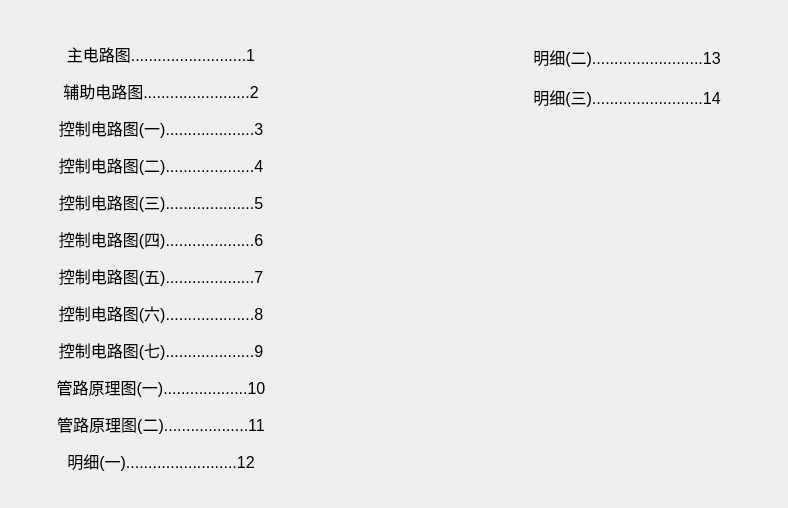
<?xml version="1.0" encoding="UTF-8"?>
<ui version="4.0">
 <class>SchematicDirectory</class>
 <widget class="QWidget" name="SchematicDirectory">
  <property name="geometry">
   <rect>
    <x>0</x>
    <y>0</y>
    <width>788</width>
    <height>508</height>
   </rect>
  </property>
  <property name="windowTitle">
   <string>Form</string>
  </property>
  <property name="styleSheet">
   <string notr="true">
QPushButton{
	background-color:transparent;
	font:75 16px;
	border:none;
}
QPushButton:focus{
	background-color:transparent;
	border:none;
}

</string>
  </property>
  <layout class="QGridLayout" name="gridLayout">
   <property name="margin">
    <number>0</number>
   </property>
   <property name="spacing">
    <number>0</number>
   </property>
   <item row="0" column="1">
    <spacer name="verticalSpacer_2">
     <property name="orientation">
      <enum>Qt::Vertical</enum>
     </property>
     <property name="sizeType">
      <enum>QSizePolicy::Minimum</enum>
     </property>
     <property name="sizeHint" stdset="0">
      <size>
       <width>20</width>
       <height>38</height>
      </size>
     </property>
    </spacer>
   </item>
   <item row="1" column="0">
    <spacer name="horizontalSpacer_2">
     <property name="orientation">
      <enum>Qt::Horizontal</enum>
     </property>
     <property name="sizeType">
      <enum>QSizePolicy::Minimum</enum>
     </property>
     <property name="sizeHint" stdset="0">
      <size>
       <width>12</width>
       <height>15</height>
      </size>
     </property>
    </spacer>
   </item>
   <item row="1" column="1">
    <layout class="QHBoxLayout" name="horizontalLayout">
     <property name="spacing">
      <number>0</number>
     </property>
     <item>
      <layout class="QVBoxLayout" name="verticalLayout">
       <property name="spacing">
        <number>5</number>
       </property>
       <item>
        <widget class="QPushButton" name="pbt_mainDiagram">
         <property name="sizePolicy">
          <sizepolicy hsizetype="Expanding" vsizetype="Expanding">
           <horstretch>0</horstretch>
           <verstretch>0</verstretch>
          </sizepolicy>
         </property>
         <property name="minimumSize">
          <size>
           <width>294</width>
           <height>32</height>
          </size>
         </property>
         <property name="maximumSize">
          <size>
           <width>294</width>
           <height>32</height>
          </size>
         </property>
         <property name="layoutDirection">
          <enum>Qt::LeftToRight</enum>
         </property>
         <property name="text">
          <string>主电路图..........................1</string>
         </property>
        </widget>
       </item>
       <item>
        <widget class="QPushButton" name="pbt_assistDiagram">
         <property name="sizePolicy">
          <sizepolicy hsizetype="Expanding" vsizetype="Expanding">
           <horstretch>0</horstretch>
           <verstretch>0</verstretch>
          </sizepolicy>
         </property>
         <property name="minimumSize">
          <size>
           <width>294</width>
           <height>32</height>
          </size>
         </property>
         <property name="maximumSize">
          <size>
           <width>294</width>
           <height>32</height>
          </size>
         </property>
         <property name="text">
          <string>辅助电路图........................2</string>
         </property>
        </widget>
       </item>
       <item>
        <widget class="QPushButton" name="pbt_ControlDiagramOne">
         <property name="sizePolicy">
          <sizepolicy hsizetype="Expanding" vsizetype="Expanding">
           <horstretch>0</horstretch>
           <verstretch>0</verstretch>
          </sizepolicy>
         </property>
         <property name="minimumSize">
          <size>
           <width>294</width>
           <height>32</height>
          </size>
         </property>
         <property name="maximumSize">
          <size>
           <width>294</width>
           <height>32</height>
          </size>
         </property>
         <property name="text">
          <string>控制电路图(一)....................3</string>
         </property>
        </widget>
       </item>
       <item>
        <widget class="QPushButton" name="pbt_ControlDiagramTwo">
         <property name="sizePolicy">
          <sizepolicy hsizetype="Expanding" vsizetype="Expanding">
           <horstretch>0</horstretch>
           <verstretch>0</verstretch>
          </sizepolicy>
         </property>
         <property name="minimumSize">
          <size>
           <width>294</width>
           <height>32</height>
          </size>
         </property>
         <property name="maximumSize">
          <size>
           <width>294</width>
           <height>32</height>
          </size>
         </property>
         <property name="text">
          <string>控制电路图(二)....................4</string>
         </property>
        </widget>
       </item>
       <item>
        <widget class="QPushButton" name="pbt_ControlDiagramThree">
         <property name="sizePolicy">
          <sizepolicy hsizetype="Expanding" vsizetype="Expanding">
           <horstretch>0</horstretch>
           <verstretch>0</verstretch>
          </sizepolicy>
         </property>
         <property name="minimumSize">
          <size>
           <width>294</width>
           <height>32</height>
          </size>
         </property>
         <property name="maximumSize">
          <size>
           <width>294</width>
           <height>32</height>
          </size>
         </property>
         <property name="text">
          <string>控制电路图(三)....................5</string>
         </property>
        </widget>
       </item>
       <item>
        <widget class="QPushButton" name="pbt_ControlDiagramFour">
         <property name="sizePolicy">
          <sizepolicy hsizetype="Expanding" vsizetype="Expanding">
           <horstretch>0</horstretch>
           <verstretch>0</verstretch>
          </sizepolicy>
         </property>
         <property name="minimumSize">
          <size>
           <width>294</width>
           <height>32</height>
          </size>
         </property>
         <property name="maximumSize">
          <size>
           <width>294</width>
           <height>32</height>
          </size>
         </property>
         <property name="text">
          <string>控制电路图(四)....................6</string>
         </property>
        </widget>
       </item>
       <item>
        <widget class="QPushButton" name="pbt_ControlDiagramFive">
         <property name="sizePolicy">
          <sizepolicy hsizetype="Expanding" vsizetype="Expanding">
           <horstretch>0</horstretch>
           <verstretch>0</verstretch>
          </sizepolicy>
         </property>
         <property name="minimumSize">
          <size>
           <width>294</width>
           <height>32</height>
          </size>
         </property>
         <property name="maximumSize">
          <size>
           <width>294</width>
           <height>32</height>
          </size>
         </property>
         <property name="text">
          <string>控制电路图(五)....................7</string>
         </property>
        </widget>
       </item>
       <item>
        <widget class="QPushButton" name="pbt_ControlDiagramSix">
         <property name="sizePolicy">
          <sizepolicy hsizetype="Expanding" vsizetype="Expanding">
           <horstretch>0</horstretch>
           <verstretch>0</verstretch>
          </sizepolicy>
         </property>
         <property name="minimumSize">
          <size>
           <width>294</width>
           <height>32</height>
          </size>
         </property>
         <property name="maximumSize">
          <size>
           <width>294</width>
           <height>32</height>
          </size>
         </property>
         <property name="text">
          <string>控制电路图(六)....................8</string>
         </property>
        </widget>
       </item>
       <item>
        <widget class="QPushButton" name="pbt_ControlDiagramSeven">
         <property name="sizePolicy">
          <sizepolicy hsizetype="Expanding" vsizetype="Expanding">
           <horstretch>0</horstretch>
           <verstretch>0</verstretch>
          </sizepolicy>
         </property>
         <property name="minimumSize">
          <size>
           <width>294</width>
           <height>32</height>
          </size>
         </property>
         <property name="maximumSize">
          <size>
           <width>294</width>
           <height>32</height>
          </size>
         </property>
         <property name="text">
          <string>控制电路图(七)....................9</string>
         </property>
        </widget>
       </item>
       <item>
        <widget class="QPushButton" name="pbt_ChannalDiagramOne">
         <property name="sizePolicy">
          <sizepolicy hsizetype="Expanding" vsizetype="Expanding">
           <horstretch>0</horstretch>
           <verstretch>0</verstretch>
          </sizepolicy>
         </property>
         <property name="minimumSize">
          <size>
           <width>294</width>
           <height>32</height>
          </size>
         </property>
         <property name="maximumSize">
          <size>
           <width>294</width>
           <height>32</height>
          </size>
         </property>
         <property name="text">
          <string>管路原理图(一)...................10</string>
         </property>
        </widget>
       </item>
       <item>
        <widget class="QPushButton" name="pbt_ChannalDiagramTwo">
         <property name="sizePolicy">
          <sizepolicy hsizetype="Expanding" vsizetype="Expanding">
           <horstretch>0</horstretch>
           <verstretch>0</verstretch>
          </sizepolicy>
         </property>
         <property name="minimumSize">
          <size>
           <width>294</width>
           <height>32</height>
          </size>
         </property>
         <property name="maximumSize">
          <size>
           <width>294</width>
           <height>32</height>
          </size>
         </property>
         <property name="text">
          <string>管路原理图(二)...................11</string>
         </property>
        </widget>
       </item>
       <item>
        <widget class="QPushButton" name="pbt_detailOne">
         <property name="sizePolicy">
          <sizepolicy hsizetype="Expanding" vsizetype="Expanding">
           <horstretch>0</horstretch>
           <verstretch>0</verstretch>
          </sizepolicy>
         </property>
         <property name="minimumSize">
          <size>
           <width>294</width>
           <height>32</height>
          </size>
         </property>
         <property name="maximumSize">
          <size>
           <width>294</width>
           <height>32</height>
          </size>
         </property>
         <property name="text">
          <string>明细(一).........................12</string>
         </property>
        </widget>
       </item>
      </layout>
     </item>
     <item>
      <spacer name="horizontalSpacer">
       <property name="orientation">
        <enum>Qt::Horizontal</enum>
       </property>
       <property name="sizeType">
        <enum>QSizePolicy::Minimum</enum>
       </property>
       <property name="sizeHint" stdset="0">
        <size>
         <width>170</width>
         <height>20</height>
        </size>
       </property>
      </spacer>
     </item>
     <item>
      <layout class="QVBoxLayout" name="verticalLayout_2">
       <property name="spacing">
        <number>5</number>
       </property>
       <item>
        <widget class="QPushButton" name="pbt_detailTwo">
         <property name="sizePolicy">
          <sizepolicy hsizetype="Expanding" vsizetype="Expanding">
           <horstretch>0</horstretch>
           <verstretch>0</verstretch>
          </sizepolicy>
         </property>
         <property name="minimumSize">
          <size>
           <width>294</width>
           <height>32</height>
          </size>
         </property>
         <property name="maximumSize">
          <size>
           <width>294</width>
           <height>32</height>
          </size>
         </property>
         <property name="text">
          <string>明细(二).........................13</string>
         </property>
        </widget>
       </item>
       <item>
        <widget class="QPushButton" name="pbt_detailThree">
         <property name="sizePolicy">
          <sizepolicy hsizetype="Expanding" vsizetype="Expanding">
           <horstretch>0</horstretch>
           <verstretch>0</verstretch>
          </sizepolicy>
         </property>
         <property name="minimumSize">
          <size>
           <width>294</width>
           <height>32</height>
          </size>
         </property>
         <property name="maximumSize">
          <size>
           <width>294</width>
           <height>32</height>
          </size>
         </property>
         <property name="text">
          <string>明细(三).........................14</string>
         </property>
        </widget>
       </item>
       <item>
        <spacer name="verticalSpacer">
         <property name="orientation">
          <enum>Qt::Vertical</enum>
         </property>
         <property name="sizeType">
          <enum>QSizePolicy::Minimum</enum>
         </property>
         <property name="sizeHint" stdset="0">
          <size>
           <width>20</width>
           <height>368</height>
          </size>
         </property>
        </spacer>
       </item>
      </layout>
     </item>
    </layout>
   </item>
   <item row="1" column="2">
    <spacer name="horizontalSpacer_3">
     <property name="orientation">
      <enum>Qt::Horizontal</enum>
     </property>
     <property name="sizeType">
      <enum>QSizePolicy::Minimum</enum>
     </property>
     <property name="sizeHint" stdset="0">
      <size>
       <width>12</width>
       <height>20</height>
      </size>
     </property>
    </spacer>
   </item>
   <item row="2" column="1">
    <spacer name="verticalSpacer_3">
     <property name="orientation">
      <enum>Qt::Vertical</enum>
     </property>
     <property name="sizeType">
      <enum>QSizePolicy::Minimum</enum>
     </property>
     <property name="sizeHint" stdset="0">
      <size>
       <width>20</width>
       <height>24</height>
      </size>
     </property>
    </spacer>
   </item>
  </layout>
 </widget>
 <resources/>
 <connections/>
</ui>
